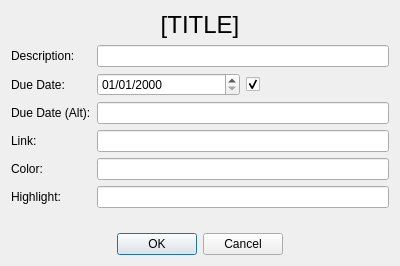
<?xml version="1.0" encoding="UTF-8"?>
<ui version="4.0">
 <class>entryDialog</class>
 <widget class="QDialog" name="entryDialog">
  <property name="geometry">
   <rect>
    <x>0</x>
    <y>0</y>
    <width>400</width>
    <height>266</height>
   </rect>
  </property>
  <property name="windowTitle">
   <string>Add Entry</string>
  </property>
  <layout class="QVBoxLayout" name="verticalLayout">
   <item>
    <layout class="QFormLayout" name="formLayout">
     <item row="1" column="0">
      <widget class="QLabel" name="descriptionLabel">
       <property name="text">
        <string>Description: </string>
       </property>
      </widget>
     </item>
     <item row="1" column="1">
      <widget class="QLineEdit" name="entry_desc"/>
     </item>
     <item row="0" column="0" colspan="2">
      <widget class="QLabel" name="title">
       <property name="font">
        <font>
         <family>Arial</family>
         <pointsize>18</pointsize>
        </font>
       </property>
       <property name="text">
        <string>[TITLE]</string>
       </property>
       <property name="alignment">
        <set>Qt::AlignCenter</set>
       </property>
      </widget>
     </item>
     <item row="2" column="0">
      <widget class="QLabel" name="dueDateLabel">
       <property name="text">
        <string>Due Date: </string>
       </property>
      </widget>
     </item>
     <item row="2" column="1">
      <widget class="QWidget" name="due_hbox" native="true">
       <layout class="QHBoxLayout" name="horizontalLayout_2">
        <property name="leftMargin">
         <number>0</number>
        </property>
        <property name="topMargin">
         <number>0</number>
        </property>
        <property name="rightMargin">
         <number>0</number>
        </property>
        <property name="bottomMargin">
         <number>0</number>
        </property>
        <item>
         <widget class="QDateTimeEdit" name="entry_due">
          <property name="displayFormat">
           <string>MM/dd/yyyy</string>
          </property>
         </widget>
        </item>
        <item>
         <widget class="QCheckBox" name="entry_due_checkbox">
          <property name="enabled">
           <bool>true</bool>
          </property>
          <property name="text">
           <string/>
          </property>
          <property name="checked">
           <bool>true</bool>
          </property>
         </widget>
        </item>
       </layout>
      </widget>
     </item>
     <item row="3" column="0">
      <widget class="QLabel" name="dueDateAltLabel">
       <property name="text">
        <string>Due Date (Alt):</string>
       </property>
      </widget>
     </item>
     <item row="3" column="1">
      <widget class="QLineEdit" name="entry_due_alt"/>
     </item>
     <item row="4" column="0">
      <widget class="QLabel" name="linkLabel">
       <property name="text">
        <string>Link:</string>
       </property>
      </widget>
     </item>
     <item row="4" column="1">
      <widget class="QLineEdit" name="entry_link"/>
     </item>
     <item row="5" column="0">
      <widget class="QLabel" name="colorLabel">
       <property name="text">
        <string>Color:</string>
       </property>
      </widget>
     </item>
     <item row="5" column="1">
      <widget class="QLineEdit" name="entry_color"/>
     </item>
     <item row="6" column="0">
      <widget class="QLabel" name="highlightLabel">
       <property name="text">
        <string>Highlight:</string>
       </property>
      </widget>
     </item>
     <item row="6" column="1">
      <widget class="QLineEdit" name="entry_highlight"/>
     </item>
    </layout>
   </item>
   <item>
    <widget class="QDialogButtonBox" name="buttonBox">
     <property name="layoutDirection">
      <enum>Qt::LeftToRight</enum>
     </property>
     <property name="orientation">
      <enum>Qt::Horizontal</enum>
     </property>
     <property name="standardButtons">
      <set>QDialogButtonBox::Cancel|QDialogButtonBox::Ok</set>
     </property>
     <property name="centerButtons">
      <bool>true</bool>
     </property>
    </widget>
   </item>
  </layout>
 </widget>
 <resources/>
 <connections>
  <connection>
   <sender>buttonBox</sender>
   <signal>accepted()</signal>
   <receiver>entryDialog</receiver>
   <slot>accept()</slot>
   <hints>
    <hint type="sourcelabel">
     <x>248</x>
     <y>254</y>
    </hint>
    <hint type="destinationlabel">
     <x>157</x>
     <y>274</y>
    </hint>
   </hints>
  </connection>
  <connection>
   <sender>buttonBox</sender>
   <signal>rejected()</signal>
   <receiver>entryDialog</receiver>
   <slot>reject()</slot>
   <hints>
    <hint type="sourcelabel">
     <x>316</x>
     <y>260</y>
    </hint>
    <hint type="destinationlabel">
     <x>286</x>
     <y>274</y>
    </hint>
   </hints>
  </connection>
 </connections>
</ui>
